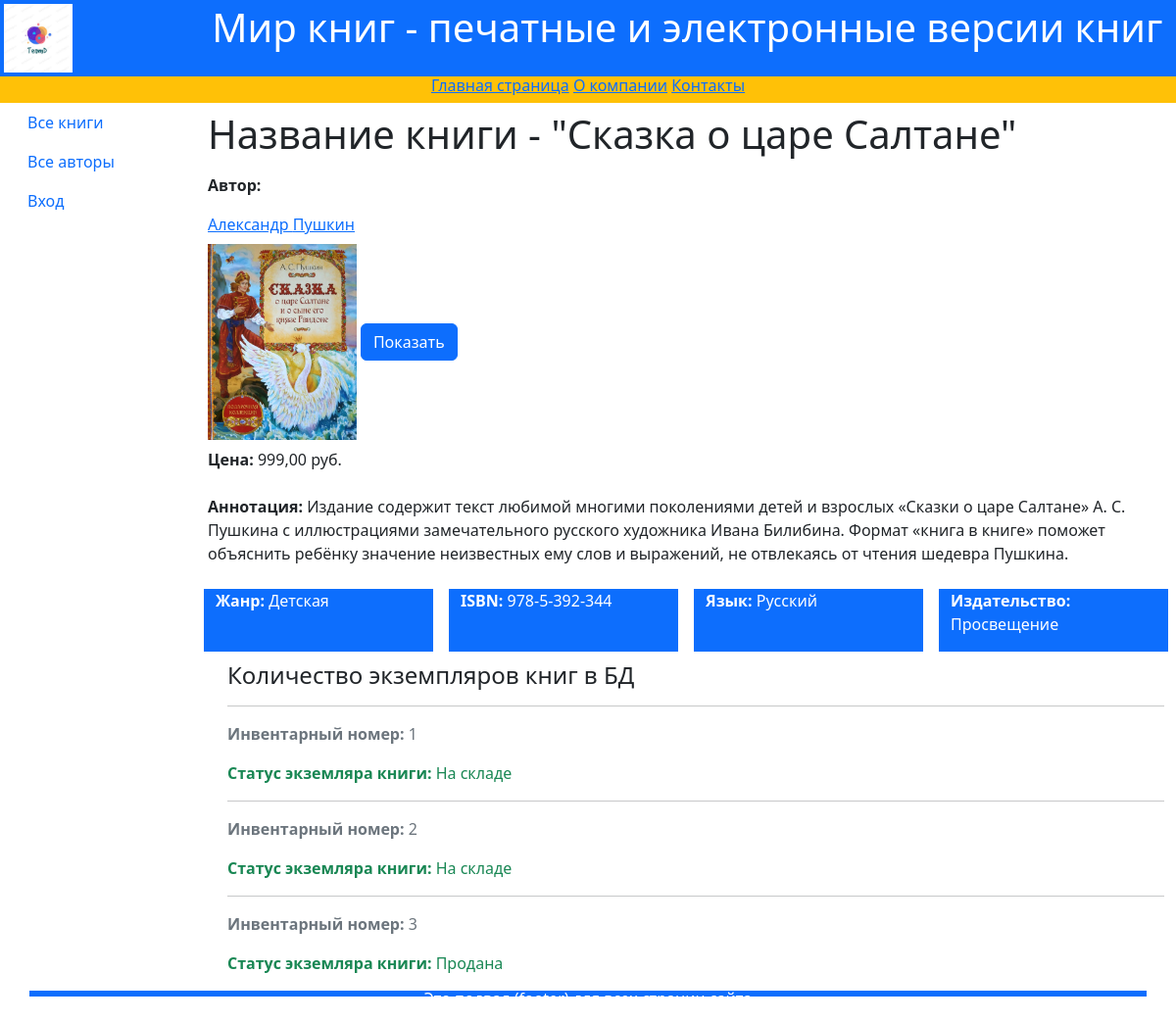
Before: /books/4 with the older database file.
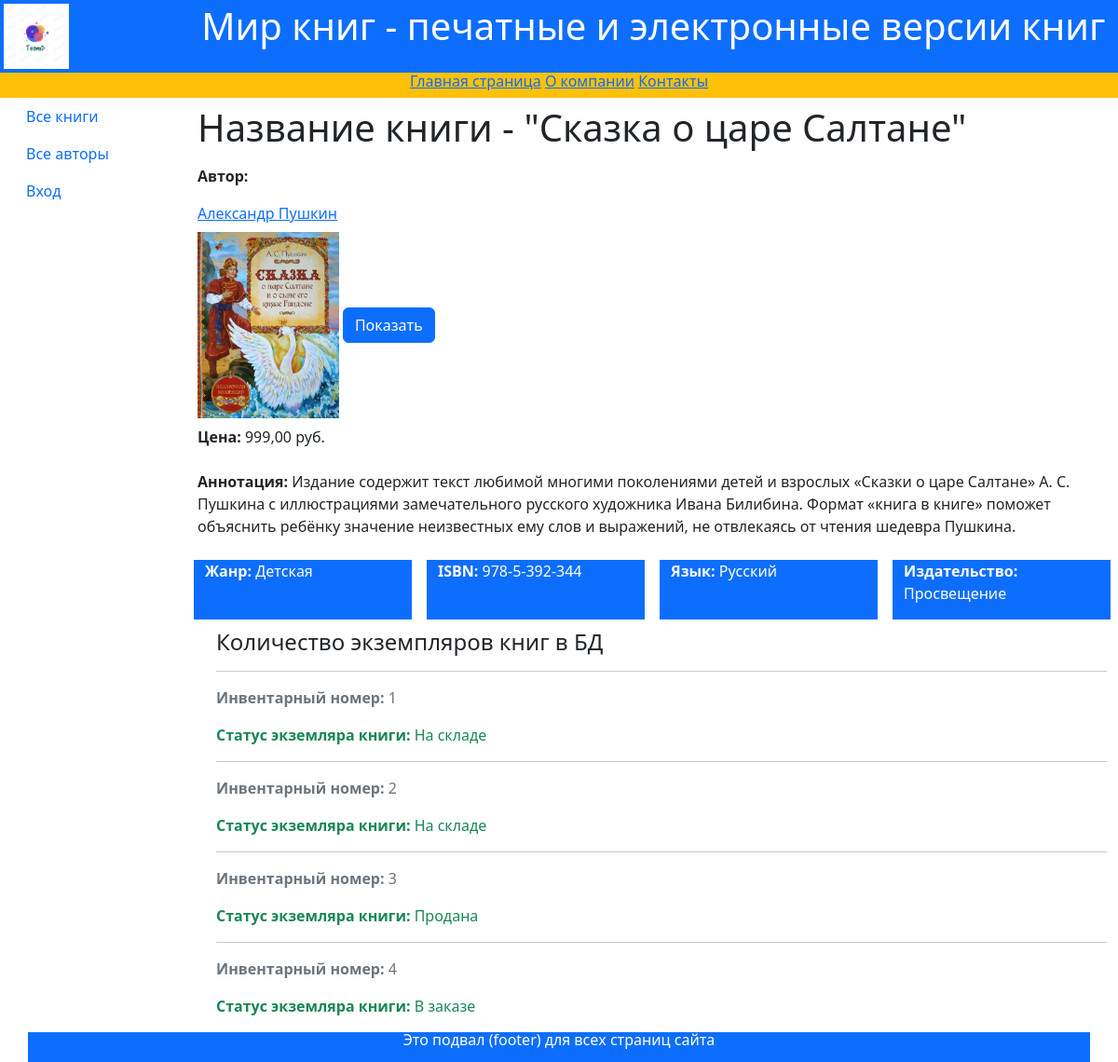
After: the same page with the newer database file.
### catalog/models.py (models this page shows, shortened)
class Book(models.Model):
    title = models.CharField(max_length=200,
                             help_text='Введите название книги',
                             verbose_name='Название книги')
    genre = models.ForeignKey('Genre', on_delete=models.CASCADE,
                              help_text='Выберите жанр книги',
                              verbose_name='Жанр книги', null=True)
    language = models.ForeignKey('Language', on_delete=models.CASCADE,
                                 help_text='Выберите язык книги',
                                 verbose_name='Язык книги', null=True)
    publisher = models.ForeignKey('Publisher', on_delete=models.CASCADE,
                                  help_text='Выберите издательство',
                                  verbose_name='Издательство', null=True)
    year = models.CharField(max_length=4,
                            help_text='Введите год издания',
                            verbose_name='Год издания')
    author = models.ManyToManyField('Author',
                                    help_text='Выберите автора книги',
                                    verbose_name='Автор книги')
    summary = models.TextField(max_length=1200,
                               help_text='Введите краткое описание книги',
                               verbose_name='Аннотация книги')
    isbn = models.CharField(max_length=13,
                            help_text='Должно содержать 13 символов',
                            verbose_name='ISBN книги')
    price = models.DecimalField(max_digits=7, decimal_places=2,
                                help_text='Введите цену книги',
                                verbose_name='Цена (руб.)')
    photo = models.ImageField(upload_to='images',
                              help_text='Введите изображение обложки',
                              verbose_name='Изображение обложки')
    class Meta:
        ordering = ['-id']
    def display_author(self):
        return ', '.join([author.last_name for author in self.author.all()])
    display_author.short_description = 'Авторы'

class Author(models.Model):
    first_name = models.CharField(max_length=120, verbose_name='Имя автора', help_text='Введите Имя автора')
    last_name = models.CharField(max_length=120, verbose_name='Фамилия автора', help_text='Введите Фамилию автора')
    date_of_birth = models.DateField(help_text='Введите дату рождения', verbose_name='Дата рождения', null=True,
                                     blank=True)
    about = models.TextField(verbose_name='Сведения об авторе', help_text='Введите Сведения об авторе')
    photo = models.ImageField(upload_to='images', help_text='Загрузите фото автора', verbose_name='Фото автора',
                              null=True, blank=True)
    class Meta:
        ordering = ['id']

class Genre(models.Model):
    name = models.CharField(max_length=200, verbose_name='Жанр книги', help_text='Введите жанр книги')
    def __str__(self):
        return self.name

class Language(models.Model):
    name = models.CharField(max_length=20, verbose_name='Язык книги', help_text='Введите язык книги')
    def __str__(self):
        return self.name

class Publisher(models.Model):
    name = models.CharField(max_length=20, verbose_name='Издательство', help_text='Введите наименование издательства')
    def __str__(self):
        return self.name

class BookInstance(models.Model):
    book = models.ForeignKey('Book', on_delete=models.CASCADE, null=True)
    inv_nom = models.CharField(max_length=20, null=True,
                               help_text='Введите инвентарный номер экземпляра', verbose_name='Инвентарный номер')
    status = models.ForeignKey('Status', on_delete=models.CASCADE, null=True,
                               help_text='Изменить состояние экземпляра', verbose_name='Статус экземпляра книги')
    due_back = models.DateField(null=True, blank=True,
                                help_text='Введите конец срока статуса', verbose_name='Дата окончания статуса')
    borrower = models.ForeignKey(User, on_delete=models.SET_NULL, null=True, blank=True, verbose_name="Заказчик",
                                 help_text="Выберите заказчика книги")
    objects = models.Manager
    class Meta:
        ordering = ['due_back']

class Status(models.Model):
    name = models.CharField(max_length=20, help_text='Введите статус экземпляра книги',
                            verbose_name='Статус экземпляра книги')
    def __str__(self):
        return self.name

### catalog/views.py (the view)
# urls.py: path('books/<int:pk>', views.BookDetailView.as_view(), name='book-detail'),
class BookDetailView(DetailView):
    model = Book
    context_object_name = 'book'

### templates/catalog/book_detail.html
{% extends "catalog/base.html" %}
{% block content %}
<div class="container text-start">
    <div class="row my-2">
        <h1>Название книги - "{{ book.title }}"</h1>
    </div>
    <div class="row my-2">
        <p><strong>Автор:</strong></p>
        {% for author in book.author.all %}
            <a href="/authors/{{author.id}}">{{ author.first_name }} {{ author.last_name }}</a>
        {% endfor %}
    </div>
    <img src="{{ book.photo.url }}" alt = "connect" style="max-height:200px">
    <a href="{{ book.photo.url }}" class="btn btn-primary" target="_blank" >Показать</a>
    <div class="row my-2">
        <div class="col">
            <p><strong>Цена:</strong> {{ book.price }} руб.</p>
        </div>
    </div>
    <div class="row my-2">
        <p><strong>Аннотация:</strong> {{ book.summary }}</p>
    </div>
    <div class="row my-2">
        <div class="col mx-2 bg-primary text-white">
            <p><strong>Жанр:</strong> {{ book.genre }} </p>
        </div>
        <div class="col mx-2 bg-primary text-white">
            <p><strong>ISBN:</strong> {{ book.isbn }} </p>
        </div>
        <div class="col mx-2 bg-primary text-white">
            <p><strong>Язык:</strong> {{ book.language }} </p>
        </div>
        <div class="col mx-2 bg-primary text-white">
            <p><strong>Издательство:</strong> {{ book.publisher }} </p>
        </div>
    </div>
    <div style="margin-left:20px; margin-top:10px">
        <h4>Количество экземпляров книг в БД</h4>
        {% for copy in book.bookinstance_set.all %}
        <hr>
            <p class="text-muted"><strong>Инвентарный номер:</strong> {{ copy.inv_nom }} </p>
            <p class="text-success"><strong>Статус экземляра книги:</strong> {{ copy.status }} </p>
        {% endfor %}
    </div>
</div>
{% endblock %}

### templates/catalog/base.html (shortened to what this page needs)
<!DOCTYPE html>
<html lang="en">
<head>
    {% load static %}
    <link rel = "stylesheet" href="/static/css/bootstrap.min.css">
</head>
<body>
    <div class="container-fluid p-1 bg-primary text-white text-center">
        <div class="row">
            <div class="col-2 text-start">
                <img src="{% static 'images/pp100.jpg' %}" width="70" height="70">
            </div>
            <div class="col-10">
                <h1>Мир книг - печатные и электронные версии книг</h1>
            </div>
        </div>
    </div>
    <div class="container-fluid">
        <div class="row bg-warning text-center">
            <h6>
                <a href="{% url 'index' %}">Главная страница</a>
                <a href="{% url 'about' %}">О компании</a>
                <a href="{% url 'contact' %}">Контакты</a>
            </h6>
        </div>
    </div>
    <div class="container-fluid">
        <div class="row text-left text-body">
            <div class="col-2">
                {% block sidebar %}
                <nav class="nav flex-column">
                    <a class="nav-link" href="{% url 'books-list' %}">Все книги</a>
                    <a class="nav-link" href="{% url 'authors-list' %}">Все авторы</a>
                    {% if user.is_authenticated %}
                        <a class="nav-link"
                           href="{% url 'logout' %}?next={{ request.path }}">Выход</a>
                        <div>Вошёл: {{ user.get_username }}</div>
                        <a class="nav-link"
                           href="{% url 'edit_authors' %}">Редактор авторов</a>
                        <a class="nav-link"
                           href="{% url 'edit_books' %}">Редактор книг</a>
                        <a class="nav-link"
                           href="{% url 'my-borrowed' %}">Мои заказы</a>
                    {% else %}
                        <a class="nav-link"
                           href="{% url 'login' %}?next={{ request.path }}">Вход</a>
                    {% endif %}
                </nav>
                {% endblock sidebar %}
            </div>
            <div class="col-10">
                <div class="row text-center">
                    {% block content %}
                    {% endblock content %}
                </div>
            </div>
        </div>
    </div>
    <div class="container fluid">
        <div class="row bg-primary text-center text-white lh-1">
            {% block footer %}
                <p>Это подвал (footer) для всех страниц сайта</p>
            {% endblock footer %}
        </div>
    </div>
</body>
</html>

Changed rows visible on the page:
added BookInstance: inv_nom "4", status "В заказе"
